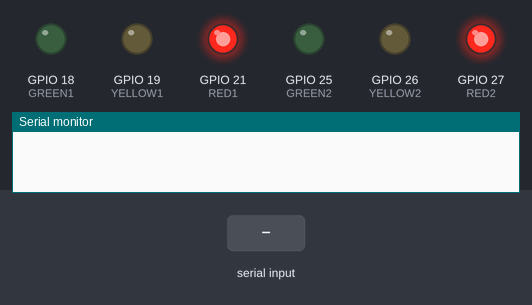
A sketch run on a simulated ESP32. Shown: output pins drawn as LEDs (lit = HIGH), the last lines printed to the serial monitor. Dashed ring = blinking. Inputs (shaded band) come from the test bench.

Above: at 1.2 s.
1.3 s: "NO\n" received over Serial
At 1.7 s:
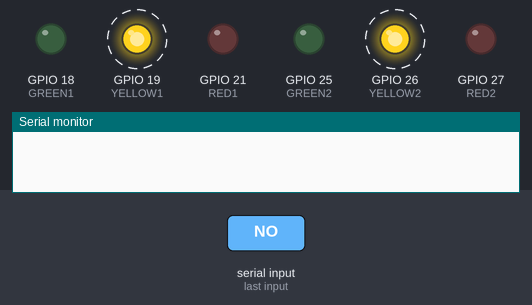
4.3 s: "L1_\n" received over Serial
At 4.9 s:
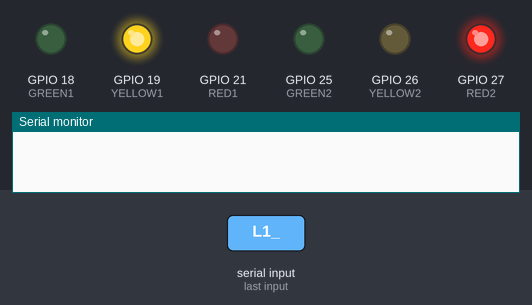
5.8 s: "L2_\n" received over Serial
At 8.3 s:
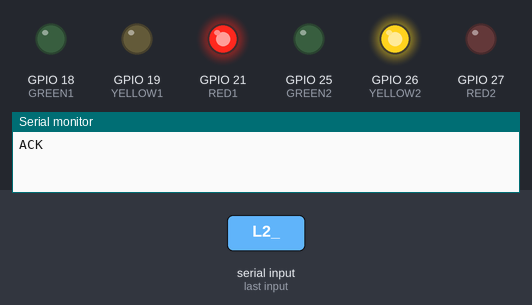
8.8 s: "L1_90\n" received over Serial
At 10.6 s:
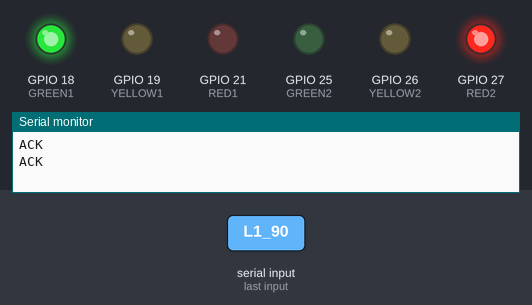
Timing chart, 0 to 12.1 s (numbered marks = the images above; inputs shaded):
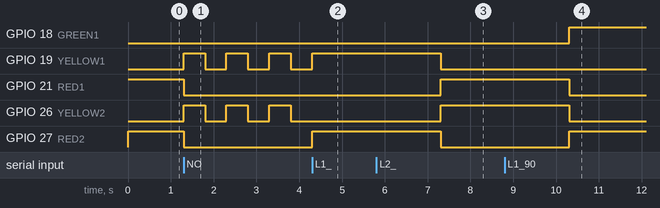

The sketch:

ESP32_code.ino
```cpp
#define RED1 21
#define YELLOW1 19
#define GREEN1 18

#define RED2 27
#define YELLOW2 26
#define GREEN2 25

int greenDuration = 8000; // in milliseconds

void setup() {
  Serial.begin(9600);

  pinMode(RED1, OUTPUT);
  pinMode(YELLOW1, OUTPUT);
  pinMode(GREEN1, OUTPUT);
  pinMode(RED2, OUTPUT);
  pinMode(YELLOW2, OUTPUT);
  pinMode(GREEN2, OUTPUT);

  allRed(); // Initial state
}

void loop() {
  if (Serial.available()) {
    String cmd = Serial.readStringUntil('\n');
    cmd.trim();

    if (cmd.startsWith("L1_")) {
      greenDuration = cmd.substring(3).toInt() * 1000;
      lane1Green();
      Serial.println("ACK"); // Confirm L1 done
    }
    else if (cmd.startsWith("L2_")) {
      greenDuration = cmd.substring(3).toInt() * 1000;
      lane2Green();
      Serial.println("ACK"); // Confirm L2 done
    }
    else if (cmd == "NO") {
      yellowBlink();
    }
  }
}

void allRed() {
  digitalWrite(RED1, HIGH);
  digitalWrite(YELLOW1, LOW);
  digitalWrite(GREEN1, LOW);

  digitalWrite(RED2, HIGH);
  digitalWrite(YELLOW2, LOW);
  digitalWrite(GREEN2, LOW);
}

void resetLEDs() {
  digitalWrite(RED1, LOW);
  digitalWrite(YELLOW1, LOW);
  digitalWrite(GREEN1, LOW);

  digitalWrite(RED2, LOW);
  digitalWrite(YELLOW2, LOW);
  digitalWrite(GREEN2, LOW);
}

void lane1Green() {
  allRed();
  digitalWrite(RED1, LOW);
  digitalWrite(GREEN1, HIGH);
  delay(greenDuration);
  digitalWrite(GREEN1, LOW);
  digitalWrite(YELLOW1, HIGH);
  delay(3000);
  digitalWrite(YELLOW1, LOW);
  digitalWrite(RED1, HIGH);
}

void lane2Green() {
  allRed();
  digitalWrite(RED2, LOW);
  digitalWrite(GREEN2, HIGH);
  delay(greenDuration);
  digitalWrite(GREEN2, LOW);
  digitalWrite(YELLOW2, HIGH);
  delay(3000);
  digitalWrite(YELLOW2, LOW);
  digitalWrite(RED2, HIGH);
}

void yellowBlink() {
  resetLEDs();
  for (int i = 0; i < 10; i++) {
    digitalWrite(YELLOW1, HIGH);
    digitalWrite(YELLOW2, HIGH);
    delay(500);
    digitalWrite(YELLOW1, LOW);
    digitalWrite(YELLOW2, LOW);
    delay(500);
    if (Serial.available()) break;
  }
}
```

Measured:
- after the input at 1.3 s, GPIO 19 (YELLOW1), GPIO 26 (YELLOW2): alternates HIGH for 0.50 s and LOW for 0.50 s, starting at once; GPIO 21 (RED1), GPIO 27 (RED2): HIGH → LOW at once
- after the input at 4.3 s, GPIO 19 (YELLOW1): goes on until 4.3 s, then stays HIGH; GPIO 26 (YELLOW2): stays LOW (without the input it goes to HIGH after 0.00 s); GPIO 27 (RED2): LOW → HIGH at once
- after the input at 5.8 s, GPIO 26 (YELLOW2): LOW → HIGH after 1.5 s; GPIO 27 (RED2): HIGH → LOW after 1.5 s
- after the input at 8.8 s, GPIO 18 (GREEN1): LOW → HIGH after 1.5 s; GPIO 21 (RED1): HIGH → LOW after 1.5 s
